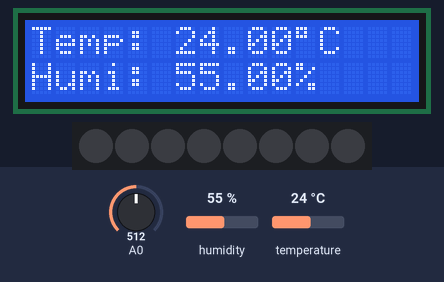
The sketch below on a simulated Arduino Uno, built with avr-gcc and run on an emulated ATmega328P. On the bench: 16×2 character LCD, 8 RGB LEDs in strip order, left to right. Inputs (shaded band) come from the test bench; at power-on: A0 = 512, humidity 55 %, temperature 24 °C.

Above: at 2.7 s.
2.8 s: A0 set to 491
At 5.1 s:
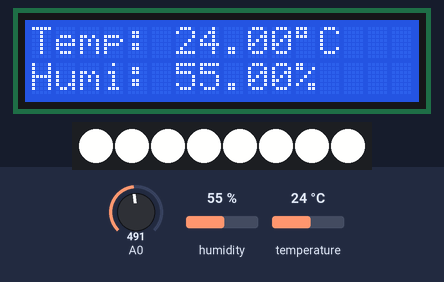
5.8 s: humidity set to 22 %
At 7.4 s:
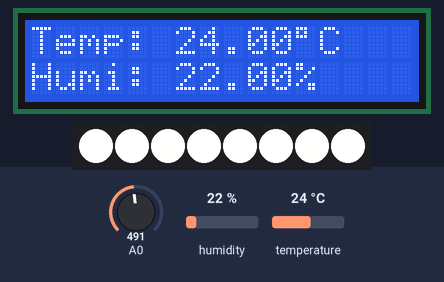
8.8 s: temperature set to 12 °C
At 10.7 s:
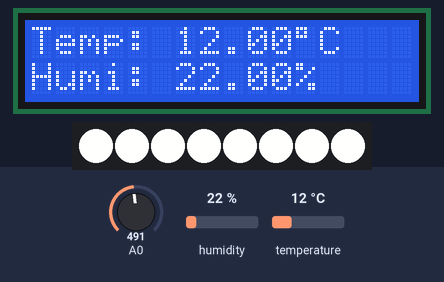
11.8 s: A0 set to 510
At 12.9 s:
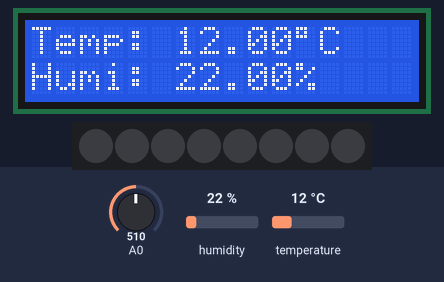
14.8 s: humidity set to 40 %
At 17.4 s:
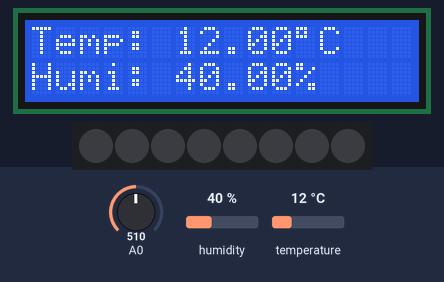
17.9 s: A0 set to 490
At 19.7 s:
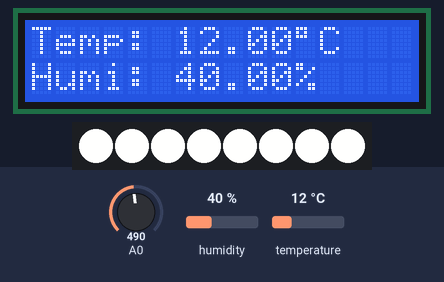
Timing chart, 0 to 21.2 s (numbered marks = the images above; inputs shaded):
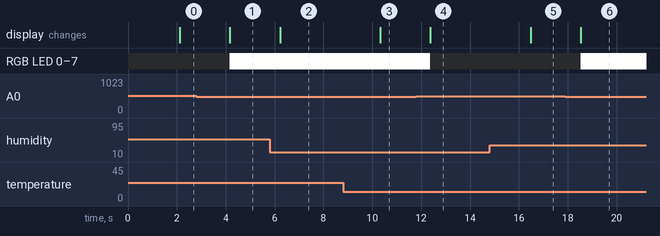

Measured:
- the behaviour switches between 500 and 499 on A0 (found by bisection; images 0 and 1)
- after the input at 2.8 s, RGB LED 0–7: off → RGB(255, 255, 254) after 1.4 s
- after the input at 5.8 s, the display: changes after 0.42 s (image 2)
- after the input at 8.8 s, the display: changes after 1.5 s (image 3)
- after the input at 11.8 s, RGB LED 0–7: RGB(255, 255, 254) → off after 0.58 s
- after the input at 14.8 s, the display: changes after 1.7 s (image 5)
- after the input at 17.9 s, RGB LED 0–7: off → RGB(255, 255, 254) after 0.64 s

The sketch:

PAP_CODE_FINAL.ino
```cpp
#include <LiquidCrystal_I2C.h>
int baselineTemp = 0;
int celsius = 0;
int fahrenheit = 0;
int seconds = 0;
int sensorValue = 0;
LiquidCrystal_I2C lcd(0x27, 16, 2);
#include "DHT.h"
#define DHTPIN 2
#define DHTTYPE DHT11
DHT dht(DHTPIN, DHTTYPE);
#include <Adafruit_NeoPixel.h>

#define PIN 5
#define NUMPIXELS      8

Adafruit_NeoPixel pixels = Adafruit_NeoPixel(NUMPIXELS, PIN, NEO_GRB + NEO_KHZ800);

int delayval = 100;

int redColor = 0;
int greenColor = 0;
int blueColor = 0;

void setup()
{
  dht.begin();
  lcd.init(); // initialize the lcd
  lcd.backlight();
  pixels.begin();
  pinMode(A0, INPUT);
}

void loop()
{
  delay(2000); // wait a few seconds between measurements

  float humi  = dht.readHumidity();    // read humidity
  float tempC = dht.readTemperature(); // read temperature

  lcd.clear();
  // check if any reads failed
  if (isnan(humi) || isnan(tempC)) {
    lcd.setCursor(0, 0);
    lcd.print("Failed");
  } else {
    lcd.setCursor(0, 0);  // start to print at the first row
    lcd.print("Temp: ");
    lcd.print(tempC);     // print the temperature
    lcd.print((char)223); // print ° character
    lcd.print("C");

    lcd.setCursor(0, 1);  // start to print at the second row
    lcd.print("Humi: ");
    lcd.print(humi);      // print the humidity
    lcd.print("%");
  }
  sensorValue = analogRead(A0);
  Serial.println(sensorValue);

   if (sensorValue < 500) {
    pixels.setPixelColor(0, pixels.Color(255, 255, 254));
  	pixels.setPixelColor(1, pixels.Color(255, 255, 254));
  	pixels.setPixelColor(2, pixels.Color(255, 255, 254));
  	pixels.setPixelColor(3, pixels.Color(255, 255, 254));
 	pixels.setPixelColor(4, pixels.Color(255, 255, 254));
  	pixels.setPixelColor(5, pixels.Color(255, 255, 254));
  	pixels.setPixelColor(6, pixels.Color(255, 255, 254));
  	pixels.setPixelColor(7, pixels.Color(255, 255, 254));
    pixels.show();

  } else {
    pixels.setPixelColor(0, pixels.Color(0, 0, 0));
  	pixels.setPixelColor(1, pixels.Color(0, 0, 0));
  	pixels.setPixelColor(2, pixels.Color(0, 0, 0));
  	pixels.setPixelColor(3, pixels.Color(0, 0, 0));
 	pixels.setPixelColor(4, pixels.Color(0, 0, 0));
  	pixels.setPixelColor(5, pixels.Color(0, 0, 0));
  	pixels.setPixelColor(6, pixels.Color(0, 0, 0));
  	pixels.setPixelColor(7, pixels.Color(0, 0, 0));
  	pixels.setPixelColor(8, pixels.Color(0, 0, 0));
    pixels.show();
  }
}
```
